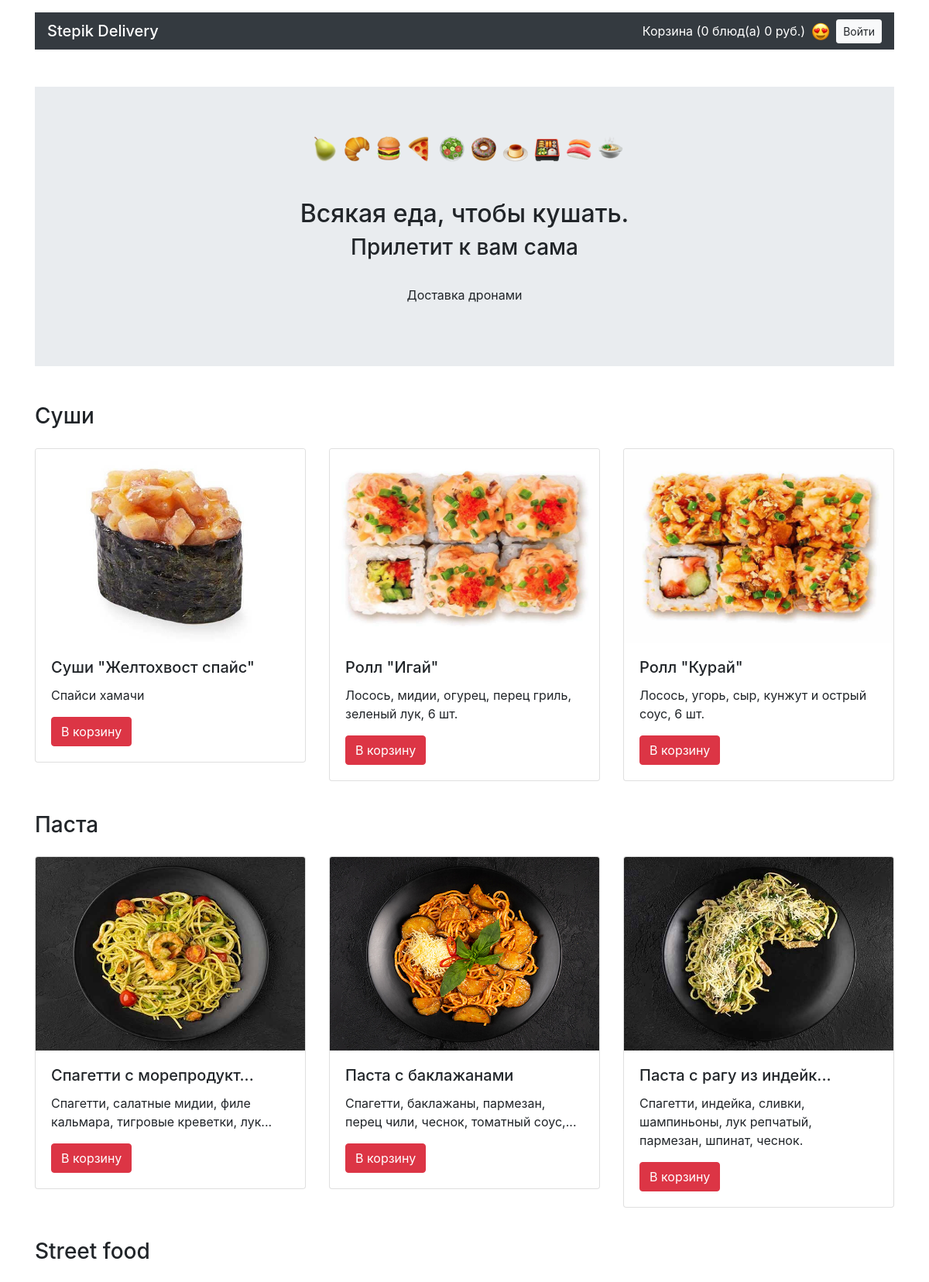
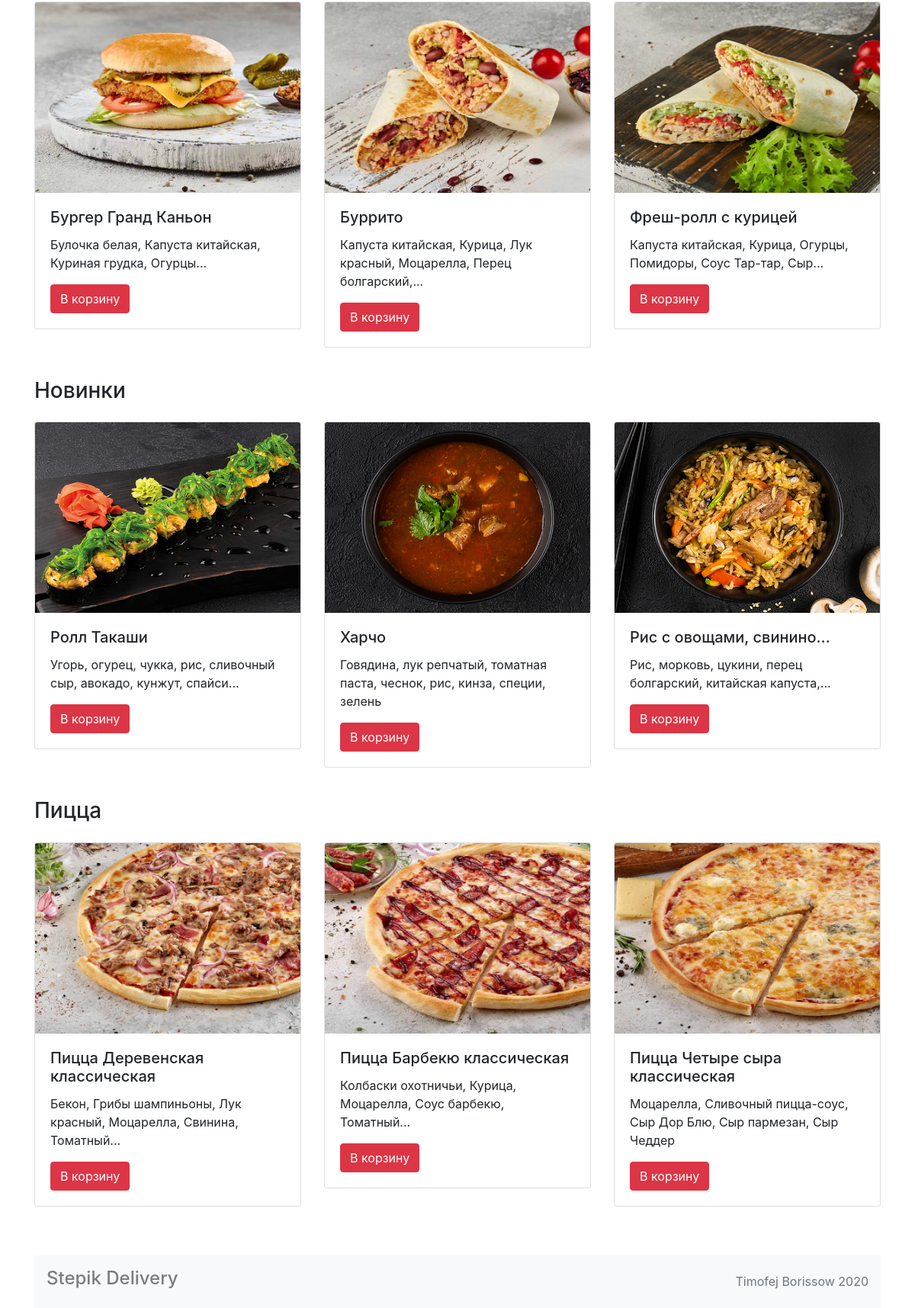
The page / on the database its author committed (2 pictures, top to bottom).
### models.py (models this page shows, shortened)
class Category (db.Model):
    __tablename__ = "categories"
    id = db.Column(db.Integer, primary_key=True)
    title = db.Column(db.String(50), nullable=False)
    meal = db.relationship("Meal", back_populates="category")

class Meal (db.Model):
    __tablename__ = "meals"
    id = db.Column(db.Integer, primary_key=True)
    title = db.Column(db.String(50), nullable=False)
    price = db.Column(db.String(50), nullable=False)
    description = db.Column(db.Text(250), nullable=False)
    picture = db.Column(db.Text(500), nullable=False)
    category = db.relationship("Category", back_populates="meal")
    orders = db.relationship(
        "Order", secondary=meals_orders_association, back_populates="meals")
    category_id = db.Column(db.Integer, db.ForeignKey("categories.id"))

### views.py (the view)
@app.route("/", methods=["POST", "GET"])
def index():
    diction = {}
    randomlist = []
    counter = 0
    min = 10
    categories = db.session.query(Category).all()
    for category in categories:
        if len(db.session.query(Category).filter(Category.title == category.title).first().meal) < min:
            min = len(db.session.query(Category).filter(Category.title == category.title).first().meal)
        diction[category.title] = db.session.query(Category).filter(Category.title == category.title).first().meal
    while counter < 3:
        rand = random.randrange(1, min)
        if rand not in randomlist:
            randomlist.append(rand)
            counter += 1
    total_cost = total()
    return render_template("main.html", diction=diction, categories=categories, randomlist=randomlist,
                           amount=len(session.get("cart", [])), total_cost=total_cost, role=session.get("role"))

### views.py (called while the page is built)
def total():
    cart_list = []
    total_cost = 0
    cart = session.get("cart", [])
    for id in cart:
        newmeal = db.session.query(Meal).filter(Meal.id == id).first()
        cart_list.append(newmeal)
        total_cost += int(newmeal.price)
        session["total"] = total_cost
    return total_cost

@app.after_request
def redirect_to_login(responce):
    if responce.status_code == 401:
        return redirect("/login")
    elif responce.status_code == 403:
        return redirect("/login")
    else:
        return responce

### templates/main.html (shortened to what this page needs)
{% extends 'base.html' %}
{% block container %}
  <main class="container mt-3">
    <section class="my-5 jumbotron jumbotron-fluid">
      <div class="text-center">
        <img class="ml-2" alt="" width="401" height="33">
        <h1 class="h2 mt-5 m-2">Всякая еда, чтобы кушать.</h1>
        <h2 class="h3">Прилетит к вам сама</h2>
        <p class="pt-4">Доставка дронами</p>
      </div>
    </section>
      {% for category in categories %}
      <section>
      <h3 class="my-4">{{category.title}}</h3>
        <div class="row mt-4">
        {% for n in randomlist %}
        {% set meal = diction[category.title][n] %}
        <div class="col-12 col-md-4">
          <div class="card mb-3">
            <img src={{meal.picture}} width="300" height="250" class="card-img-top" alt="">
            <div class="card-body">
              <h4 class="h5 card-title">{{meal.title|truncate(25, True)}}</h4>
              <p class="card-text">{{meal.description|truncate(73)}}</p>
              <form action="{{ url_for('cart')}}" method="POST">
                <button class="btn btn-danger" name="cart" value="{{  meal.id  }}">В корзину</button>
                </form>
            </div>
          </div>
        </div>
        {% endfor %}
      </div>
    </section>
{% endfor %}
  {% endblock %}

### rows shown on the page
Category: title "Суши", picture (picture), {{ meal.id }} 8 (drawn), {{ meal.id }} 7 (drawn), {{ meal.id }} 9 (drawn)
Meal: title "Суши \"Желтохвост спайс\"", description "Спайси хамачи"
Meal: title "Ролл \"Игай\"", description "Лосось, мидии, огурец, перец гриль, зеленый лук, 6 шт."
Meal: title "Ролл \"Курай\"", description "Лосось, угорь, сыр, кунжут и острый соус, 6 шт."
Category: title "Паста", picture (picture), {{ meal.id }} 13 (drawn), {{ meal.id }} 12 (drawn), {{ meal.id }} 16 (drawn)
Meal: title "Спагетти с морепродукт...", description "Спагетти, салатные мидии, филе кальмара, тигровые креветки, лук..."
Meal: title "Паста с баклажанами", description "Спагетти, баклажаны, пармезан, перец чили, чеснок, томатный соус,..."
Meal: title "Паста с рагу из индейк...", description "Спагетти, индейка, сливки, шампиньоны, лук репчатый, пармезан, шпинат, чеснок."
Category: title "Street food", picture (picture), {{ meal.id }} 18 (drawn), {{ meal.id }} 17 (drawn), {{ meal.id }} 20 (drawn)
Meal: title "Бургер Гранд Каньон", description "Булочка белая, Капуста китайская, Куриная грудка, Огурцы..."
Meal: title "Буррито", description "Капуста китайская, Курица, Лук красный, Моцарелла, Перец болгарский,..."
Meal: title "Фреш-ролл с курицей", description "Капуста китайская, Курица, Огурцы, Помидоры, Соус Тар-тар, Сыр..."
Category: title "Новинки", picture (picture), {{ meal.id }} 23 (drawn), {{ meal.id }} 21 (drawn), {{ meal.id }} 24 (drawn)
Meal: title "Ролл Такаши", description "Угорь, огурец, чукка, рис, сливочный сыр, авокадо, кунжут, спайси..."
Meal: title "Харчо", description "Говядина, лук репчатый, томатная паста, чеснок, рис, кинза, специи, зелень"
Meal: title "Рис с овощами, свинино...", description "Рис, морковь, цукини, перец болгарский, китайская капуста,..."
Category: title "Пицца", picture (picture), {{ meal.id }} 22 (drawn), {{ meal.id }} 15 (drawn), {{ meal.id }} 25 (drawn)
Meal: title "Пицца Деревенская классическая", description "Бекон, Грибы шампиньоны, Лук красный, Моцарелла, Свинина, Томатный..."
Meal: title "Пицца Барбекю классическая", description "Колбаски охотничьи, Курица, Моцарелла, Соус барбекю, Томатный..."
Meal: title "Пицца Четыре сыра классическая", description "Моцарелла, Сливочный пицца-соус, Сыр Дор Блю, Сыр пармезан, Сыр Чеддер"

### other values the page prints
{{ amount }} "0"
{{ total_cost }} "0"
